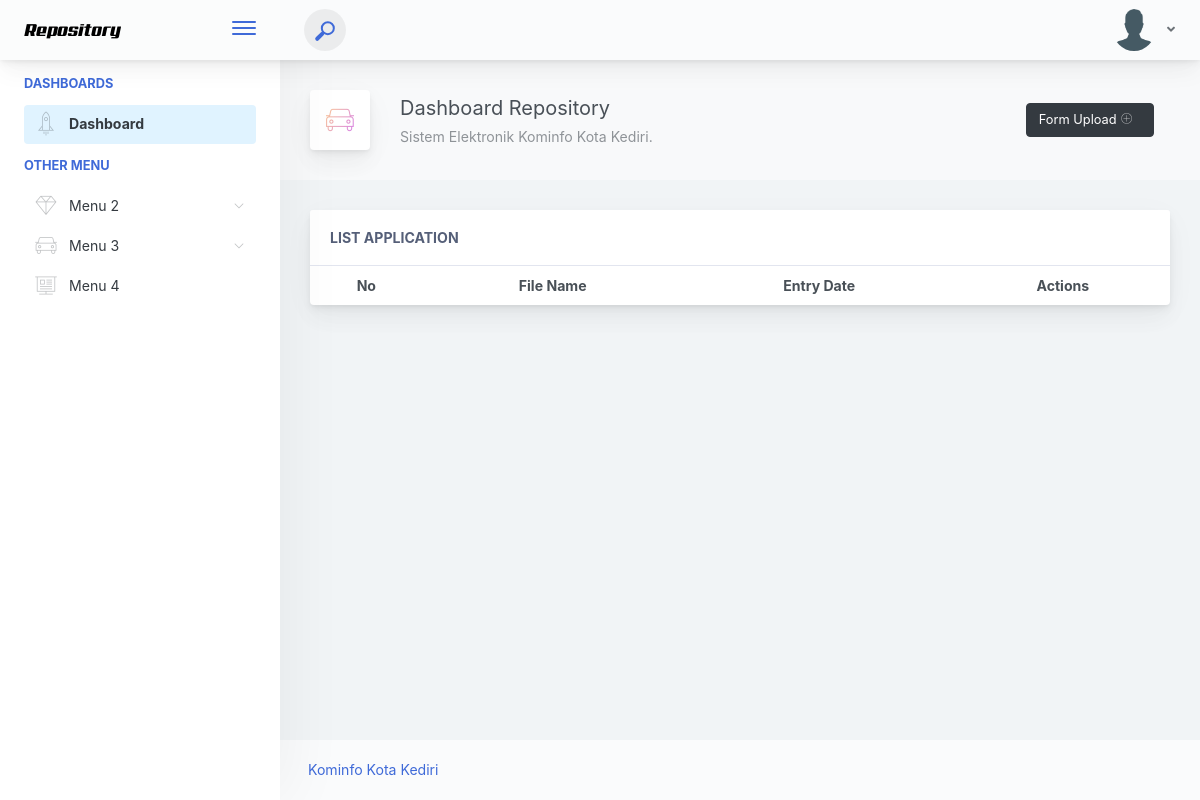
Page /index.php/admin on the earlier database version.
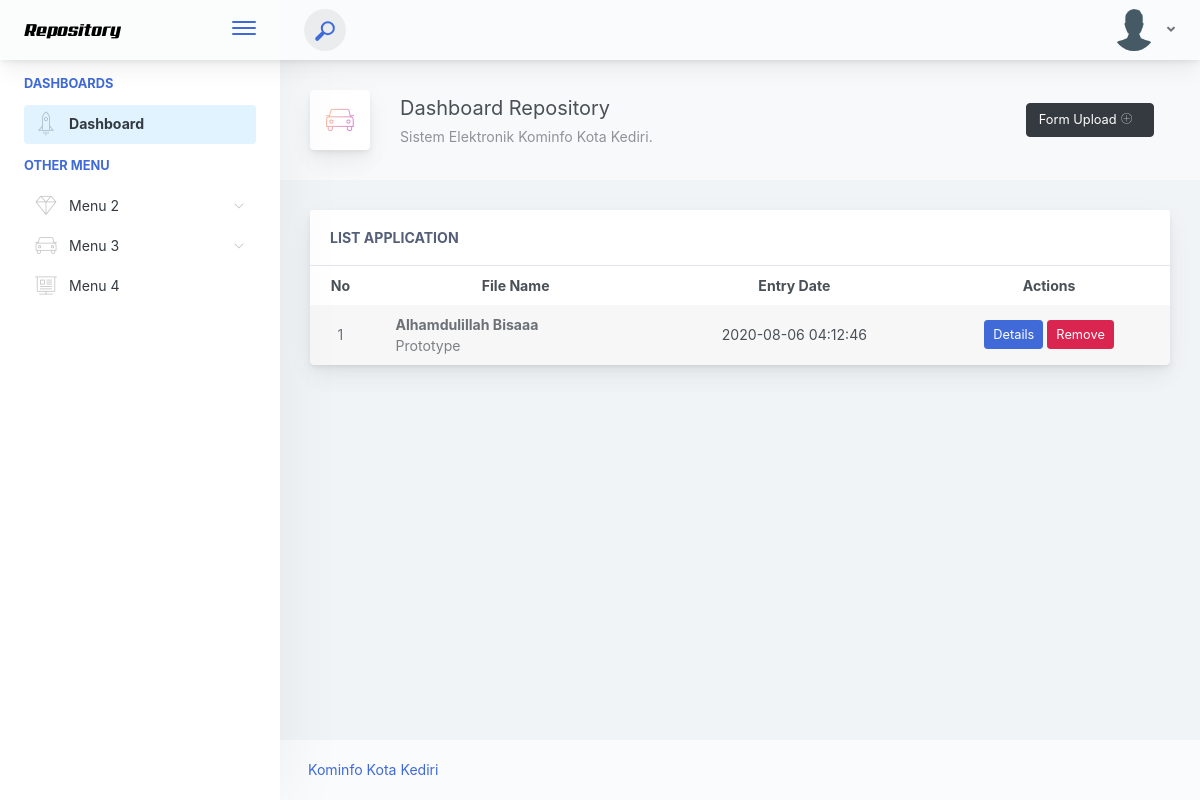
Same page on the later database version.
### tables this page shows
CREATE TABLE `dataumum` (
  `id` int(11) NOT NULL,
  `nama` varchar(50) NOT NULL,
  `deskripsi` varchar(200) NOT NULL,
  `sasaran` varchar(50) NOT NULL,
  `kategorisistem` varchar(50) NOT NULL,
  `kategoriakses` varchar(50) NOT NULL,
  `url` varchar(50) NOT NULL,
  `fungsiutama` int(11) NOT NULL,
  `ruanglingkup` varchar(50) NOT NULL,
  `jenislayanan` int(11) NOT NULL,
  `sistempengaman` int(11) NOT NULL,
  `sistemterkait` int(11) NOT NULL,
  `sertifikasi` int(11) NOT NULL,
  `penggunalayanan` int(11) NOT NULL,
  `penyelenggara` int(11) NOT NULL,
  `pkutama` int(11) NOT NULL,
  `pkkhusus` int(11) NOT NULL,
  `plutama` int(11) NOT NULL,
  `plpendukung` int(11) NOT NULL,
  `tenagaahli` int(11) NOT NULL,
  `ketersediaanta` int(11) NOT NULL,
  `dasarhukum` int(11) NOT NULL,
  `sop` int(11) NOT NULL,
  `penanggungjawab` varchar(30) NOT NULL,
  `helpdesk` int(11) NOT NULL,
  `tglentri` timestamp NOT NULL DEFAULT current_timestamp()
);

### application/controllers/admin.php (called while the page is built, shortened)
<?php
class admin extends CI_Controller
{
    public function __construct()
    {
        $this->load->model("M_list");
        $this->load->model("M_Detail");
        $this->load->library('zip');
    }
    public function index()
    {
        $data["files"] = $this->M_list->getAll();
        $data["admin"] = $this->db->get_where('user', ['username' => $this->session->userdata('user')])->row_array();
        $this->load->view("template/header", $data);
        $this->load->view("admin/landingpage", $data);
    }
};

### index.php (called while the page is built, shortened)
<?php
require_once BASEPATH.'core/CodeIgniter.php';

### application/models/M_list.php (called while the page is built)
<?php
class M_list extends CI_Model
{
    public function getAll()
    {
        $this->db->select('*');
        $this->db->from('dataumum');
        $this->db->order_by('tglentri', 'desc');
        $query = $this->db->get();
        return $query->result();
    }
}

### application/views/admin/landingpage.php (the view, shortened to what the changed rows need)
<div class="app-main">
    <div class="app-main__outer">
        <div class="app-main__inner">
            <div class="row">
                <div class="col-md-12">
                    <div class="main-card mb-3 card">
                        <div class="table-responsive">
                            <table class="align-middle mb-0 table table-borderless table-striped table-hover">
                                <thead>
                                    <tr>
                                        <center>
                                            <th class="text-center">No</th>
                                            <th class="text-center">File Name</th>
                                            <th class="text-center">Entry Date</th>
                                            <th class="text-center">Actions</th>
                                        </center>
                                    </tr>
                                </thead>
                                <tbody>
                                    <?php $i = 1;
                                    foreach ($files as $file) :
                                    ?>
                                        <tr>
                                            <td class="text-center text-muted">
                                                <?= $i ?>
                                            </td>
                                            <td>
                                                <div class="widget-content p-0">
                                                    <div class="widget-content-wrapper">
                                                        <div class="widget-content-left flex2">
                                                            <div class="widget-heading"><?php echo $file->nama; ?></div>
                                                            <div class="widget-subheading opacity-7"><?php echo $file->deskripsi; ?></div>
                                                        </div>
                                                    </div>
                                                </div>
                                            </td>
                                            <td class="text-center"><?php echo $file->tglentri; ?></td>
                                            <td class="text-center">
                                                <a href="<?php echo base_url() . "admin/detail/" . $file->nama ?>" class="btn btn-primary btn-sm">Details</a>
                                                <button class="btn btn-danger btn-sm" data-toggle="modal" data-target="#exampleModal">Remove</button>
                                            </td>
                                        </tr>
                                    <?php $i++;
                                    endforeach; ?>
                                </tbody>
                            </table>
                        </div>
                    </div>
                </div>
            </div>
        </div>
    </div>
</div>
</div>
</body>
</html>

Differences in the rows shown:
added dataumum: nama "Alhamdulillah Bisaaa", deskripsi "Prototype", tglentri "2020-08-06 04:12:46"
